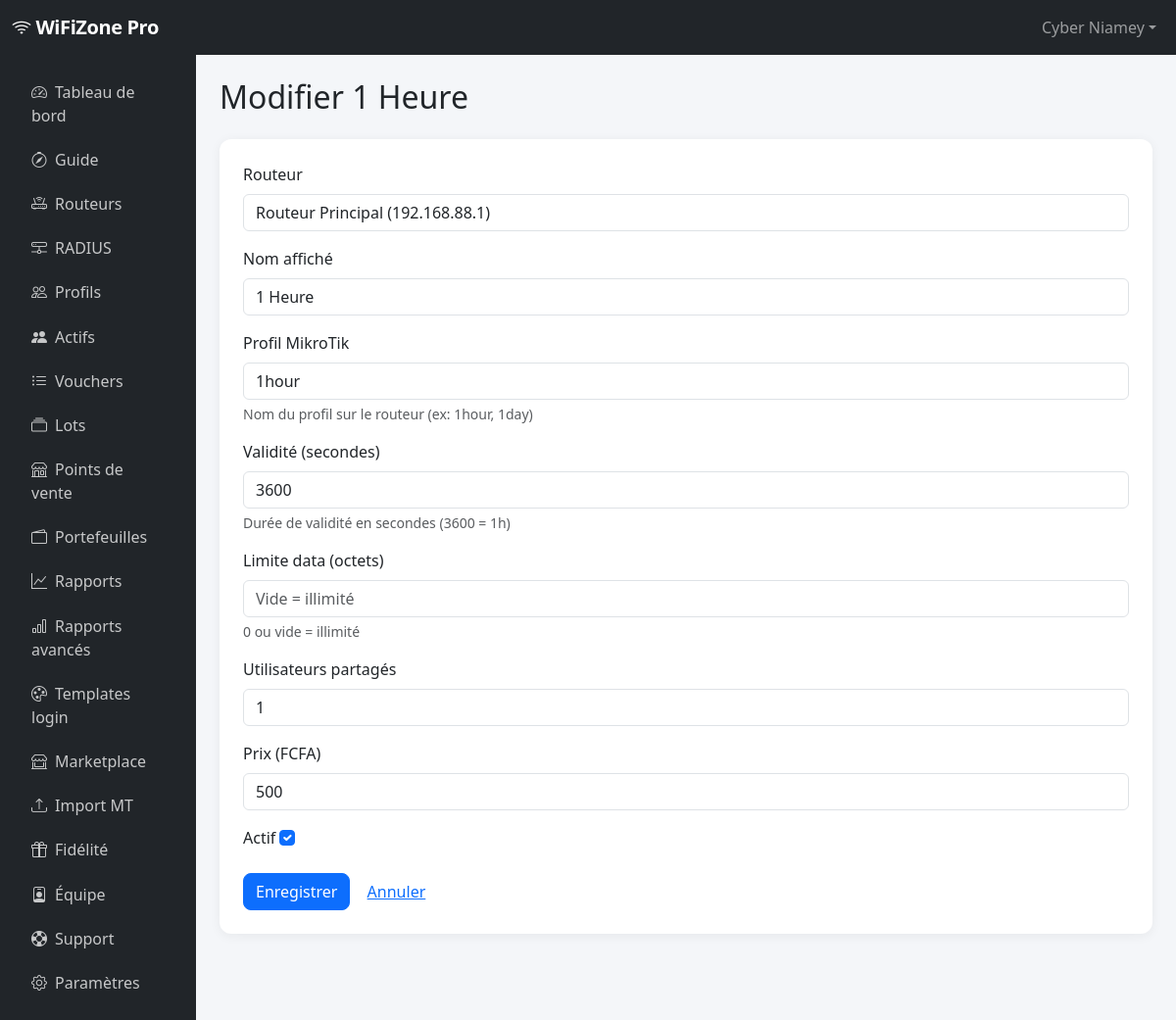
The app's page /hotspots/profiles/1/edit/ (signed in) with its own data.
### accounts/models.py (models this page shows, shortened)
class User(AbstractUser):
    company_name = models.CharField("entreprise / zone WiFi", max_length=200, blank=True)
    phone = models.CharField("téléphone", max_length=30, blank=True)
    city = models.CharField("ville", max_length=100, blank=True)
    country = models.CharField("pays", max_length=100, default="Niger")
    is_reseller = models.BooleanField(default=False)
    totp_secret = models.CharField(max_length=32, blank=True)
    totp_enabled = models.BooleanField(default=False)
    gdpr_consent_at = models.DateTimeField(null=True, blank=True)
    reseller = models.ForeignKey(
        "self",
        null=True,
        blank=True,
        on_delete=models.SET_NULL,
        related_name="reseller_clients",
    )
    class Meta:
        verbose_name = "utilisateur"
        verbose_name_plural = "utilisateurs"
    @property
    def display_name(self):
        return self.company_name or self.get_full_name() or self.username

### hotspots/models.py (models this page shows, shortened)
class HotspotProfile(models.Model):
    router = models.ForeignKey(
        "routers.Router",
        on_delete=models.CASCADE,
        related_name="profiles",
    )
    name = models.CharField("nom affiché", max_length=100)
    mikrotik_profile = models.CharField(
        "profil MikroTik",
        max_length=100,
        help_text="Nom du profil sur le routeur (ex: 1hour, 1day)",
    )
    validity_seconds = models.PositiveIntegerField(
        "validité (secondes)",
        default=3600,
        help_text="Durée de validité en secondes (3600 = 1h)",
    )
    data_limit_bytes = models.BigIntegerField(
        "limite data (octets)",
        null=True,
        blank=True,
        help_text="0 ou vide = illimité",
    )
    shared_users = models.PositiveIntegerField("utilisateurs partagés", default=1)
    price = models.DecimalField(
        "prix vente (FCFA)",
        max_digits=12,
        decimal_places=0,
        default=Decimal("0"),
    )
    parent_queue = models.CharField(max_length=100, blank=True, help_text="Parent queue MikroTik")
    is_active = models.BooleanField("actif", default=True)
    created_at = models.DateTimeField(auto_now_add=True)
    class Meta:
        ordering = ["name"]
        verbose_name = "profil hotspot"
        verbose_name_plural = "profils hotspot"

### hotspots/views.py (the view)
# urls.py: path("profiles/<int:pk>/edit/", views.profile_edit, name="profile_edit"),
@login_required
def profile_edit(request, pk):
    profile = get_object_or_404(HotspotProfile, pk=pk, router__owner=get_operator(request.user))
    if request.method == "POST":
        form = HotspotProfileForm(get_operator(request.user), request.POST, instance=profile)
        if form.is_valid():
            form.save()
            messages.success(request, "Profil mis à jour.")
            return redirect("hotspots:profile_list")
    else:
        form = HotspotProfileForm(user=get_operator(request.user), instance=profile)
    return render(
        request,
        "hotspots/profile_form.html",
        {"form": form, "title": f"Modifier {profile.name}", "profile": profile},
    )

### accounts/tenant.py (called while the page is built)
def get_operator(user):
    if not user.is_authenticated:
        return None
    membership = user.team_memberships.filter(is_active=True).select_related("owner").first()
    if membership:
        return membership.owner
    return user

### billing/context_processors.py (called while the page is built)
def subscription_context(request):
    if not request.user.is_authenticated:
        return {"current_subscription": None, "current_plan": None, "operator": None}
    operator = get_operator(request.user)
    sub = get_user_subscription(operator)
    return {
        "current_subscription": sub,
        "current_plan": sub.plan if sub else None,
        "operator": operator,
    }

### billing/models.py (called while the page is built)
    def reset_monthly_usage_if_needed(self):
        now = timezone.now()
        if not self.month_reset_at or now.month != self.month_reset_at.month:
            self.vouchers_used_this_month = 0
            self.month_reset_at = now
            self.save(update_fields=["vouchers_used_this_month", "month_reset_at"])

### billing/services.py (called while the page is built)
def get_user_subscription(user):
    if not user.is_authenticated:
        return None
    try:
        sub = Subscription.objects.select_related("plan").get(user=user)
        sub.reset_monthly_usage_if_needed()
        return sub
    except Subscription.DoesNotExist:
        return None

### routers/models.py (called while the page is built)
    def __str__(self):
        return f"{self.name} ({self.host})"

### templates/hotspots/profile_form.html (shortened to what this page needs)
{% extends "base_app.html" %}
{% block page_title %}{{ title }}{% endblock %}
{% block app_content %}
<div class="card p-4">
  <form method="post">
    {% for field in form %}
    <div class="mb-3">
      <label class="form-label">{{ field.label }}</label>
      {{ field }}
      {% if field.help_text %}<div class="form-text">{{ field.help_text }}</div>{% endif %}
    </div>
    {% endfor %}
    <button type="submit" class="btn btn-primary">Enregistrer</button>
    <a href="{% url 'hotspots:profile_list' %}" class="btn btn-link">Annuler</a>
  </form>
</div>
{% endblock %}

### templates/base_app.html (shortened to what this page needs)
{% extends "base.html" %}
{% block body_class %}app-layout{% endblock %}
{% block navbar %}
<nav class="navbar navbar-expand-lg navbar-dark bg-dark">
  <div class="container-fluid">
    <a class="navbar-brand" href="{% url 'dashboard:home' %}">
      <i class="bi bi-wifi"></i> WiFiZone Pro
    </a>
    <div class="collapse navbar-collapse" id="appNav">
      <ul class="navbar-nav ms-auto align-items-lg-center gap-1">
        <li class="nav-item dropdown">
          <a class="nav-link dropdown-toggle" href="#" data-bs-toggle="dropdown">{{ user.display_name }}</a>
        </li>
      </ul>
    </div>
  </div>
</nav>
{% endblock %}
{% block content %}
<div class="container-fluid">
  <div class="row">
  <nav class="col-md-3 col-lg-2 sidebar-app p-3 no-print">
    <ul class="nav flex-column">
      <li class="nav-item"><a class="nav-link {% if request.resolver_match.url_name == 'home' %}active{% endif %}" href="{% url 'dashboard:home' %}"><i class="bi bi-speedometer2 me-2"></i>Tableau de bord</a></li>
      <li class="nav-item"><a class="nav-link" href="{% url 'core:onboarding' %}"><i class="bi bi-compass me-2"></i>Guide</a></li>
      <li class="nav-item"><a class="nav-link" href="{% url 'routers:list' %}"><i class="bi bi-router me-2"></i>Routeurs</a></li>
      <li class="nav-item"><a class="nav-link" href="{% url 'routers:radius_list' %}"><i class="bi bi-hdd-network me-2"></i>RADIUS</a></li>
      <li class="nav-item"><a class="nav-link" href="{% url 'hotspots:profile_list' %}"><i class="bi bi-people me-2"></i>Profils</a></li>
      <li class="nav-item"><a class="nav-link" href="{% url 'dashboard:active_users' %}"><i class="bi bi-people-fill me-2"></i>Actifs</a></li>
      <li class="nav-item"><a class="nav-link" href="{% url 'hotspots:voucher_list' %}"><i class="bi bi-list-ul me-2"></i>Vouchers</a></li>
      <li class="nav-item"><a class="nav-link" href="{% url 'hotspots:batch_list' %}"><i class="bi bi-collection me-2"></i>Lots</a></li>
      <li class="nav-item"><a class="nav-link" href="{% url 'hotspots:pos_list' %}"><i class="bi bi-shop me-2"></i>Points de vente</a></li>
      <li class="nav-item"><a class="nav-link" href="{% url 'hotspots:wallet_list' %}"><i class="bi bi-wallet2 me-2"></i>Portefeuilles</a></li>
      <li class="nav-item"><a class="nav-link" href="{% url 'hotspots:reports' %}"><i class="bi bi-graph-up me-2"></i>Rapports</a></li>
      <li class="nav-item"><a class="nav-link" href="{% url 'hotspots:advanced_reports' %}"><i class="bi bi-bar-chart me-2"></i>Rapports avancés</a></li>
      <li class="nav-item"><a class="nav-link" href="{% url 'hotspots:login_template_list' %}"><i class="bi bi-palette me-2"></i>Templates login</a></li>
      <li class="nav-item"><a class="nav-link" href="{% url 'hotspots:template_marketplace' %}"><i class="bi bi-shop-window me-2"></i>Marketplace</a></li>
      <li class="nav-item"><a class="nav-link" href="{% url 'hotspots:import_users' %}"><i class="bi bi-upload me-2"></i>Import MT</a></li>
      <li class="nav-item"><a class="nav-link" href="{% url 'hotspots:loyalty' %}"><i class="bi bi-gift me-2"></i>Fidélité</a></li>
      <li class="nav-item"><a class="nav-link" href="{% url 'accounts:team_list' %}"><i class="bi bi-person-badge me-2"></i>Équipe</a></li>
      <li class="nav-item"><a class="nav-link" href="{% url 'support:list' %}"><i class="bi bi-life-preserver me-2"></i>Support</a></li>
      <li class="nav-item"><a class="nav-link" href="{% url 'core:settings' %}"><i class="bi bi-gear me-2"></i>Paramètres</a></li>
    </ul>
  </nav>
  <main class="col-md-9 col-lg-10 p-4">
    <h2 class="mb-4">{% block page_title %}{% endblock %}</h2>
    {% block app_content %}{% endblock %}
  </main>
  </div>
</div>
{% endblock %}

### static/css/custom.css (style rules this page uses)
:root { --wz-primary: #0d6efd; --wz-dark: #1a1d23; --wz-sidebar: #212529; }
body { font-family: "Segoe UI", system-ui, -apple-system, sans-serif; background-color: #f4f6f9; }
.navbar-brand { font-weight: 700; letter-spacing: -0.02em; }
.sidebar-app { background: var(--wz-sidebar); min-height: calc(100vh - 56px); }
.sidebar-app .nav-link { color: rgba(255, 255, 255, 0.75); border-radius: 8px; margin-bottom: 2px; padding: 0.6rem 1rem; }
.card { border: none; border-radius: 12px; box-shadow: 0 2px 12px rgba(0, 0, 0, 0.06); }
.btn { border-radius: 8px; }

### records on screen
User: display_name "Cyber Niamey"
HotspotProfile: form "Routeur Principal (192.168.88.1)" "1 Heure" "1hour" "3600" "1" "500" "☑"

### other values on screen
{{ title }} "Modifier 1 Heure"
{{ field.label }} "Routeur" "Nom affiché" "Profil MikroTik" "Validité (secondes)" "Limite data (octets)" "Utilisateurs partagés" "Prix (FCFA)" "Actif"
{{ field.help_text }} "Nom du profil sur le routeur (ex: 1hour, 1day)" "Durée de validité en secondes (3600 = 1h)" "0 ou vide = illimité"
